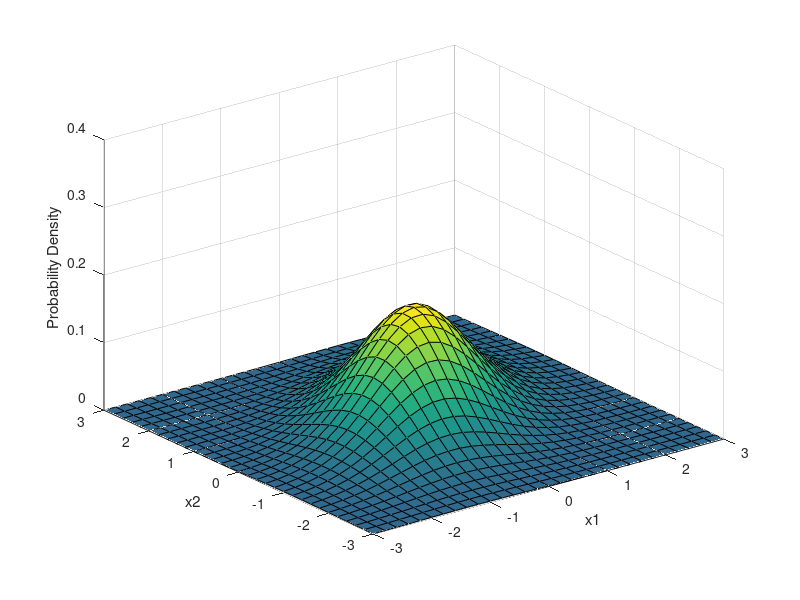

Source code (MATLAB): (Note: this script raises an error after producing the figure.)
%% generate a 2D gaussian with different covariance matrix to compare white and coloured noise

close all

% Define the parameters mu and sigma.
mu = [0 0];

sigma_err = [... coloured noise
    1 .4; ...
    .4 1];

% sigma_err = [... spherical / white noise
%     1 0; ...
%     0 1];

% Create a grid of evenly spaced points in two-dimensional space.
x1 = -3:0.2:3;
x2 = -3:0.2:3;
[X1,X2] = meshgrid(x1,x2);
X = [X1(:) X2(:)];

% Evaluate the pdf of the normal distribution at the grid points.
y = mvnpdf(X,mu,sigma_err);
y = reshape(y,length(x2),length(x1));

% Plot the pdf values.
surf(x1,x2,y)
caxis([min(y(:))-0.5*range(y(:)),max(y(:))])
axis([-3 3 -3 3 0 0.4])
xlabel('x1')
ylabel('x2')
zlabel('Probability Density')



%% generate white noise residuals to simuate a perfect GLM and see how ideal residuals should look like
% change Nb of time points to see how it affects the stability of the
% auto-correlation function

close all

nb_time_points = 100;
nb_voxels = 600;

random_noise = mvnrnd(zeros(1, nb_voxels), eye(nb_voxels), nb_time_points);

plot_residuals('white noise', random_noise)